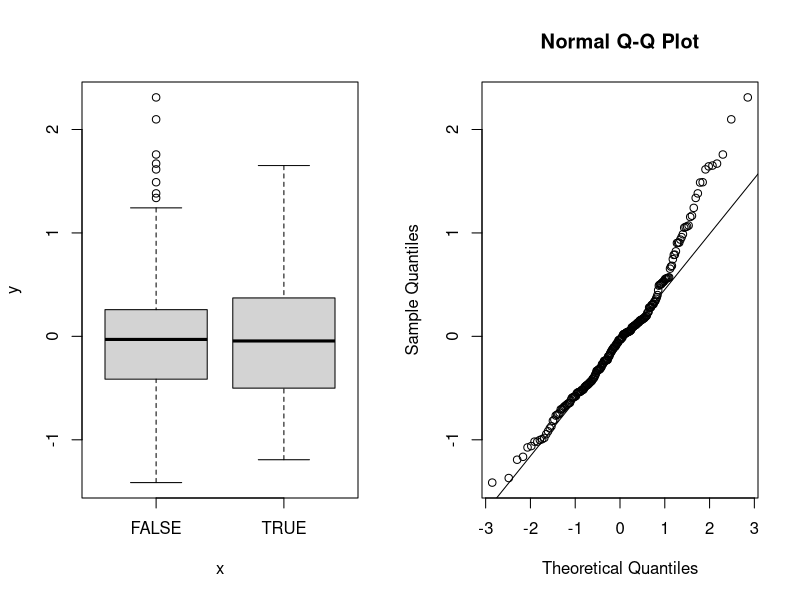
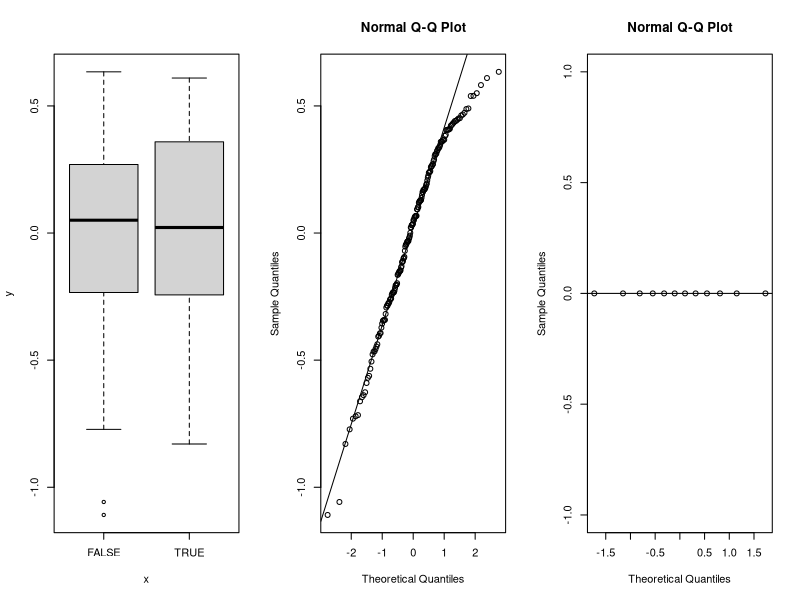
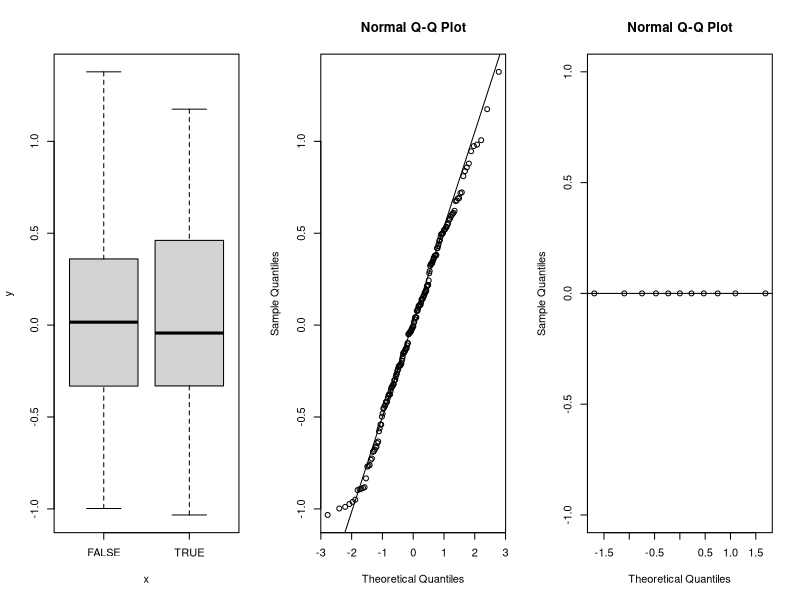
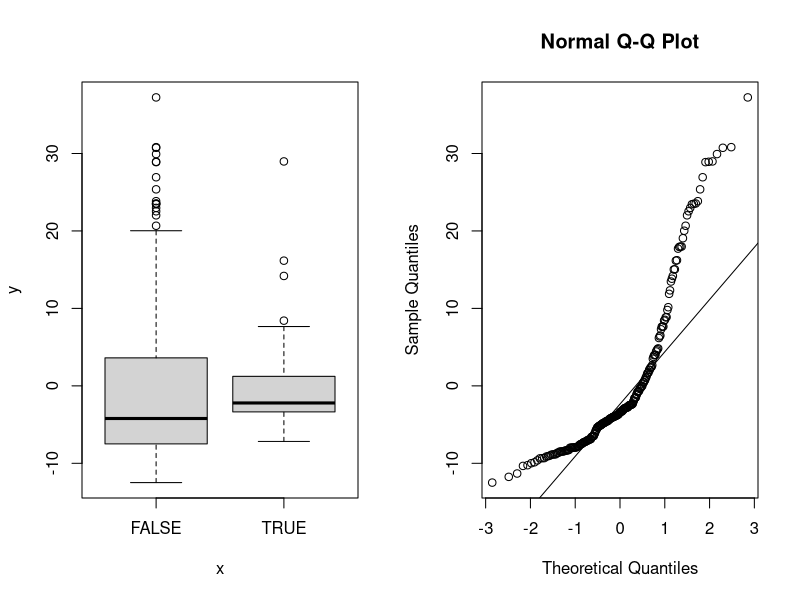
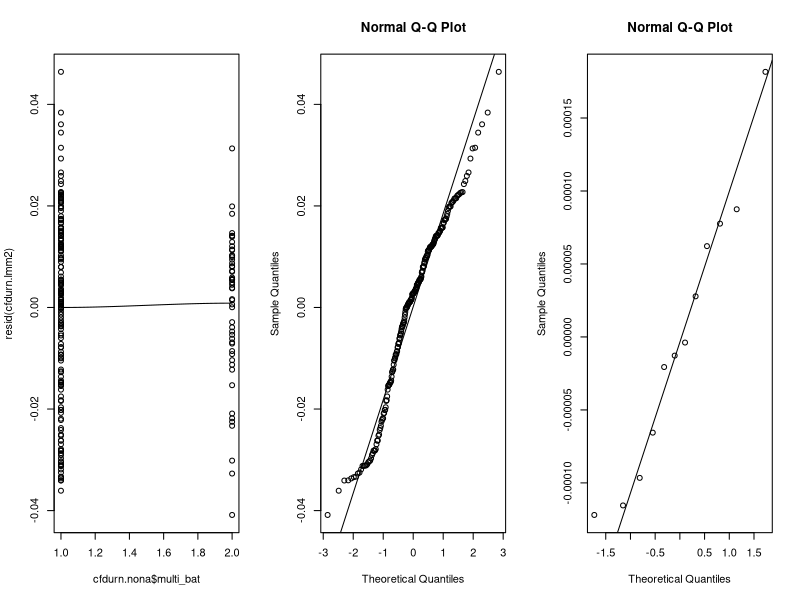
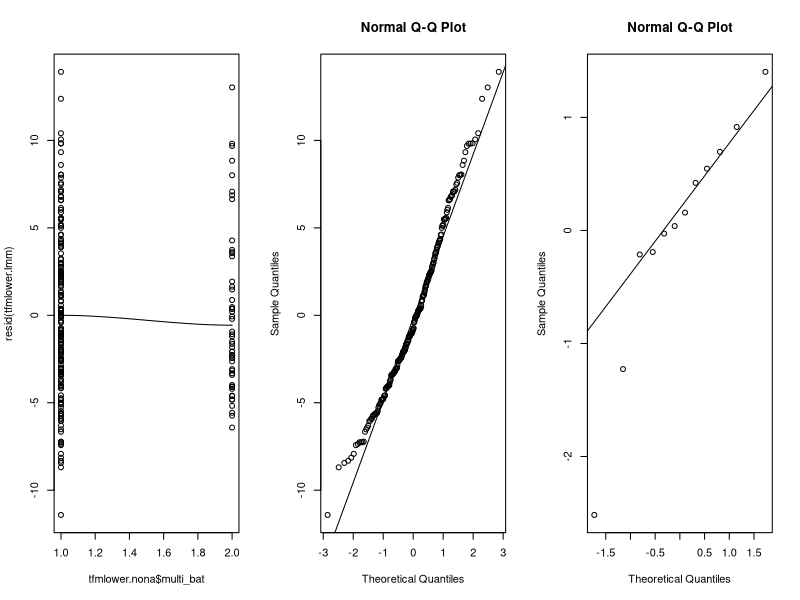
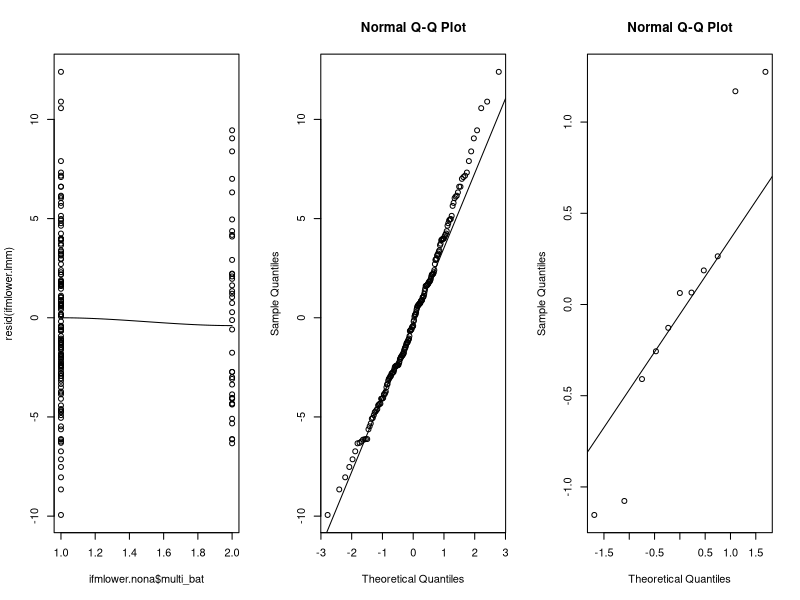
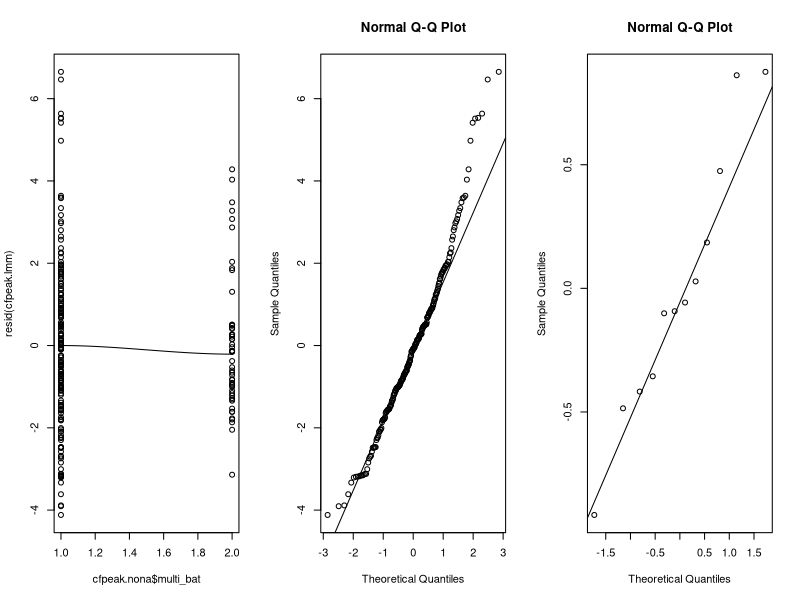

Write the R code that produced these figures, in order.
## ---- chunk 1

library(arm)
library(coda)
library(lme4)
library(stringi)
library(stringr)
set.seed(82319)
d <- read.csv('../individual_call_analysis/analysis/one_call_per_row_2020-12-17.csv')
# create a single/multi-bat categorical variable
d['multi_bat'] <- factor(d['num_bats']>1)
d['annot_id'] <- stri_sub(d$video_annot_id,8,-1)
d['annot_id'] <- str_replace_all(d$annot_id, '21502300','2123')
# sort the dataset by time first
time_ordering <- stri_order(d$annot_id,numeric=TRUE)
d_tordered <- d[time_ordering,]
# - is there an influence of the recording hour? 
split.and.join <- function(x){
  splitx <- str_split(x,'_')
  jointx <- paste(splitx[[1]][1],'_',splitx[[1]][2],sep='')
  jointx}
d_tordered$rechour <- sapply(d_tordered$annot_id,split.and.join)

# also scale up some of the measurements into more meaningful units
# -- here we'll multiply by 10^3 to convert s to ms
d_tordered$tfm_duration <- d_tordered$tfm_duration*10^3
d_tordered$ifm_duration <- d_tordered$ifm_duration*10^3
d_tordered$cf_duration <- d_tordered$cf_duration*10^3
# convert Hz to kHz
d_tordered$tfm_terminal_frequency <- d_tordered$tfm_terminal_frequency * 10^-3
d_tordered$ifm_terminal_frequency <- d_tordered$ifm_terminal_frequency * 10^-3
d_tordered$cf_peak_frequency <- d_tordered$cf_peak_frequency*10^-3
# number of simulations to get from the posterior distribution
num_post <- 5000
# convenience function 
get.hpd <- function(x,prange=0.93){HPDinterval(as.mcmc(x),prob=prange)}
## ---- chunk 2
tfmdurn.nona <- d_tordered[!is.na(d_tordered$tfm_duration),]
tfmdurn.formula <- formula(tfm_duration~multi_bat+(1|rechour))
tfmdurn.lmm <- lmer(tfmdurn.formula, data=tfmdurn.nona)
# perform residual analysis 
par(mfrow=c(1,2))
plot(tfmdurn.nona$multi_bat,resid(tfmdurn.lmm)) # the residuals seem to show no pattern between the explanatory variables
qqnorm(resid(tfmdurn.lmm));qqline(resid(tfmdurn.lmm))

# the top section of the qqplot shows some deviation - what if we get rid of the 'problematic' datapoints, and check if the estimates
# are affected
good_preds <- resid(tfmdurn.lmm)<=quantile(resid(tfmdurn.lmm),0.75)
tfmdurn.good <- tfmdurn.nona[good_preds,]
tfmdurn.lmm2 <- lmer(tfmdurn.formula, data=tfmdurn.good)

par(mfrow=c(1,3))
plot(tfmdurn.good$multi_bat,resid(tfmdurn.lmm2)) # the residuals seem to show no pattern between the explanatory variables
qqnorm(resid(tfmdurn.lmm2));qqline(resid(tfmdurn.lmm2))
qqnorm(ranef(tfmdurn.lmm)$rechour$`(Intercept)`);qqline(ranef(tfmdurn.lmm)$rechour$`(Intercept)`,main='random effects') 

## ---- chunk 3
tfmdurn.sim <- sim(tfmdurn.lmm, n.sim=num_post)
tfmdurn.fixefs.hpd <- round(apply(fixef(tfmdurn.sim),2,get.hpd),2)
tfmdurn.rel.increase <- (fixef(tfmdurn.sim)[,1]+fixef(tfmdurn.sim)[,2])/fixef(tfmdurn.sim)[,1]

tfmdurn.rel.hpd <- round(get.hpd(tfmdurn.rel.increase),2)
## ---- chunk 4
ifmdurn.nona <- d_tordered[!is.na(d_tordered$ifm_duration),]
ifmdurn.formula <- formula(ifm_duration~multi_bat+(1|rechour))
ifmdurn.lmm <- lmer(ifmdurn.formula, data=ifmdurn.nona)
# perform residual inspecition
par(mfrow=c(1,3))
plot(ifmdurn.nona$multi_bat,resid(ifmdurn.lmm)) # the residuals seem to show no pattern between the explanatory variables
qqnorm(resid(ifmdurn.lmm));qqline(resid(ifmdurn.lmm)) # the residuals fall very close to the qqline!
qqnorm(ranef(ifmdurn.lmm)$rechour$`(Intercept)`);qqline(ranef(ifmdurn.lmm)$rechour$`(Intercept)`,main='random effects') 

## ---- chunk 5
ifmdurn.sim <- sim(ifmdurn.lmm, n.sim=num_post)

ifmdurn.fixefs.hpd <- round(apply(fixef(ifmdurn.sim),2,get.hpd),2)
ifmdurn.rel.increase <- (fixef(ifmdurn.sim)[,1]+fixef(ifmdurn.sim)[,2])/fixef(ifmdurn.sim)[,1]
ifmdurn.rel.hpd <- round(get.hpd(ifmdurn.rel.increase),2)
## ---- chunk 6
cfdurn.nona <- d_tordered[!is.na(d_tordered$cf_duration),]
cfdurn.formula <- formula(cf_duration~multi_bat+(1|rechour))
cfdurn.lmm <- lmer(cfdurn.formula, data=cfdurn.nona)
# perform residual analysis 
par(mfrow=c(1,2))
plot(cfdurn.nona$multi_bat,resid(cfdurn.lmm)) # the residuals seem to show no pattern between the explanatory variables
qqnorm(resid(cfdurn.lmm));qqline(resid(cfdurn.lmm))


## ---- chunk 7
# having tried the ln and sqrt transformations, the inverse seems to work best:
# https://www.itl.nist.gov/div898/handbook/pmd/section6/pmd633.htm
cfdurn.nona$invcfdurn <- 1/(cfdurn.nona$cf_duration)
cfdurn.lmm2 <- lmer(invcfdurn~multi_bat+(1|rechour), data=cfdurn.nona)

par(mfrow=c(1,3))
scatter.smooth(cfdurn.nona$multi_bat,resid(cfdurn.lmm2)) # the residuals seem to show no pattern between the explanatory variables
qqnorm(resid(cfdurn.lmm2));qqline(resid(cfdurn.lmm2))
qqnorm(ranef(cfdurn.lmm2)$rechour$`(Intercept)`);qqline(ranef(cfdurn.lmm2)$rechour$`(Intercept)`,main='random effects') 


## ---- chunk 8

cfdurn.sim <- sim(cfdurn.lmm2, n.sim=num_post)

cfdurn.fixefs.hpd <- round(apply(fixef(cfdurn.sim),2,get.hpd),2)
cfdurn.means.multi <- round((1/(fixef(cfdurn.sim)[,1]+fixef(cfdurn.sim)[,2])),2)
cfdurn.means.single <- round((1/fixef(cfdurn.sim)[,1]),2)
cfdurn.rel.increase <- cfdurn.means.multi/cfdurn.means.single
cfdurn.diff <- cfdurn.means.multi-cfdurn.means.single
cfdurn.diff.hpd <- get.hpd(cfdurn.diff)


cfdurn.rel.hpd <- round(get.hpd(cfdurn.rel.increase),2)
cfdurn.mean.single <- round(mean(cfdurn.means.single),2)
cfdurn.single.hpd <- get.hpd(cfdurn.means.single)
cfdurn.mean.multi <- round(mean(cfdurn.means.multi),2)
cfdurn.multi.hpd <- get.hpd(cfdurn.means.multi)
## ---- chunk 9
tfmlower.nona <- d_tordered[!is.na(d_tordered$tfm_terminal_frequency),]
tfmlower.formula <- formula(tfm_terminal_frequency~multi_bat+(1|rechour))
tfmlower.lmm <- lmer(tfmlower.formula, data=tfmlower.nona)
# perform residual inspecition
par(mfrow=c(1,3))
scatter.smooth(tfmlower.nona$multi_bat,resid(tfmlower.lmm)) # the residuals seem to show no pattern between the explanatory variables
qqnorm(resid(tfmlower.lmm));qqline(resid(tfmlower.lmm)) 
qqnorm(ranef(tfmlower.lmm)$rechour$`(Intercept)`);qqline(ranef(tfmlower.lmm)$rechour$`(Intercept)`,main='random effects') 

## ---- chunk 10

tfmlower.sim <- sim(tfmlower.lmm, n.sim=num_post)

tfmlower.fixefs.hpd <- round(apply(fixef(tfmlower.sim),2,get.hpd),2)
tfmlower.fixefs.mean <- round(apply(fixef(tfmlower.sim),2,mean),2)
tfmlower.rel.increase <- (fixef(tfmlower.sim)[,1]+fixef(tfmlower.sim)[,2])/fixef(tfmlower.sim)[,1]
tfmlower.rel.hpd <- round(get.hpd(tfmlower.rel.increase),2)
## ---- chunk 11
ifmlower.nona <- d_tordered[!is.na(d_tordered$ifm_terminal_frequency),]
ifmlower.formula <- formula(ifm_terminal_frequency~multi_bat+(1|rechour))
ifmlower.lmm <- lmer(ifmlower.formula, data=ifmlower.nona)
# perform residual inspecition
par(mfrow=c(1,3))
scatter.smooth(ifmlower.nona$multi_bat,resid(ifmlower.lmm)) # the residuals seem to show no pattern between the explanatory variables
qqnorm(resid(ifmlower.lmm));qqline(resid(ifmlower.lmm)) 
qqnorm(ranef(ifmlower.lmm)$rechour$`(Intercept)`);qqline(ranef(ifmlower.lmm)$rechour$`(Intercept)`,main='random effects') 

## ---- chunk 12

ifmlower.sim <- sim(ifmlower.lmm, n.sim=num_post)

ifmlower.fixefs.hpd <- round(apply(fixef(ifmlower.sim),2,get.hpd),2)
ifmlower.fixefs.mean <- round(apply(fixef(ifmlower.sim),2,mean),2)
ifmlower.rel.increase <- (fixef(ifmlower.sim)[,1]+fixef(ifmlower.sim)[,2])/fixef(ifmlower.sim)[,1]
ifmlower.rel.hpd <- round(get.hpd(ifmlower.rel.increase),2)
## ---- chunk 13
cfpeak.nona <- d_tordered[!is.na(d_tordered$cf_peak_frequency),]
cfpeak.formula <- formula(cf_peak_frequency~multi_bat+(1|rechour))
cfpeak.lmm <- lmer(cfpeak.formula, data=cfpeak.nona)
# perform residual inspecition
par(mfrow=c(1,3))
scatter.smooth(cfpeak.nona$multi_bat,resid(cfpeak.lmm)) # the residuals seem to show no pattern between the explanatory variables
qqnorm(resid(cfpeak.lmm));qqline(resid(cfpeak.lmm)) 
qqnorm(ranef(cfpeak.lmm)$rechour$`(Intercept)`);qqline(ranef(cfpeak.lmm)$rechour$`(Intercept)`,main='random effects') 

## ---- chunk 14

cfpeak.sim <- sim(cfpeak.lmm, n.sim=num_post)

cfpeak.fixefs.hpd <- round(apply(fixef(cfpeak.sim),2,get.hpd),2)
cfpeak.fixefs.mean <- round(apply(fixef(cfpeak.sim),2,mean),2)
cfpeak.rel.increase <- (fixef(cfpeak.sim)[,1]+fixef(cfpeak.sim)[,2])/fixef(cfpeak.sim)[,1]
cfpeak.rel.hpd <- round(get.hpd(cfpeak.rel.increase),2)
## ---- chunk 15

tfmreclev.nona <- d_tordered[!is.na(d_tordered$tfm_dbrms),]
tfmreclev.formula <- formula(tfm_dbrms~multi_bat+(1|rechour))
tfmreclev.lmm <- lmer(tfmreclev.formula, data=tfmreclev.nona)
# perform residual inspecition
par(mfrow=c(1,3))
scatter.smooth(tfmreclev.nona$multi_bat,resid(tfmreclev.lmm)) # the residuals seem to show no pattern between the explanatory variables
qqnorm(resid(tfmreclev.lmm));qqline(resid(tfmreclev.lmm)) 
qqnorm(ranef(tfmreclev.lmm)$rechour$`(Intercept)`);qqline(ranef(tfmreclev.lmm)$rechour$`(Intercept)`) 


## ---- chunk 16

tfmreclev.sim <- sim(tfmreclev.lmm, n.sim=num_post)

tfmreclev.fixefs.hpd <- round(apply(fixef(tfmreclev.sim),2,get.hpd),2)
tfmreclev.fixefs.mean <- round(apply(fixef(tfmreclev.sim),2,mean),2)
tfmreclev.rel.increase <- (fixef(tfmreclev.sim)[,1]+fixef(tfmreclev.sim)[,2]) - fixef(tfmreclev.sim)[,1]
tfmreclev.rel.hpd <- round(get.hpd(tfmreclev.rel.increase),2)
## ---- chunk 17

ifmreclev.nona <- d_tordered[!is.na(d_tordered$ifm_dbrms),]
ifmreclev.formula <- formula(ifm_dbrms~multi_bat+(1|rechour))
ifmreclev.lmm <- lmer(ifmreclev.formula, data=ifmreclev.nona)
# perform residual inspecition
par(mfrow=c(1,3))
scatter.smooth(ifmreclev.nona$multi_bat,resid(ifmreclev.lmm)) 
qqnorm(resid(ifmreclev.lmm));qqline(resid(ifmreclev.lmm)) 
qqnorm(ranef(ifmreclev.lmm)$rechour$`(Intercept)`);qqline(ranef(ifmreclev.lmm)$rechour$`(Intercept)`,main='random effects') 

## ---- chunk 18

ifmreclev.sim <- sim(ifmreclev.lmm, n.sim=num_post)

ifmreclev.fixefs.hpd <- round(apply(fixef(ifmreclev.sim),2,get.hpd),2)
ifmreclev.fixefs.mean <- round(apply(fixef(ifmreclev.sim),2,mean),2)
ifmreclev.rel.increase <- (fixef(ifmreclev.sim)[,1]+fixef(ifmreclev.sim)[,2]) - fixef(ifmreclev.sim)[,1]
ifmreclev.rel.hpd <- round(get.hpd(ifmreclev.rel.increase),2)
## ---- chunk 19

cfreclev.nona <- d_tordered[!is.na(d_tordered$cf_dbrms),]
cfreclev.formula <- formula(cf_dbrms~multi_bat+(1|rechour))
cfreclev.lmm <- lmer(cfreclev.formula, data=cfreclev.nona)
# perform residual inspecition
par(mfrow=c(1,3))
scatter.smooth(cfreclev.nona$multi_bat,resid(cfreclev.lmm)) 
qqnorm(resid(cfreclev.lmm));qqline(resid(cfreclev.lmm)) 
qqnorm(ranef(cfreclev.lmm)$rechour$`(Intercept)`);qqline(ranef(cfreclev.lmm)$rechour$`(Intercept)`) 

## ---- chunk 20

cfreclev.sim <- sim(cfreclev.lmm, n.sim=num_post)

cfreclev.fixefs.hpd <- round(apply(fixef(cfreclev.sim),2,get.hpd),2)
cfreclev.fixefs.mean <- round(apply(fixef(cfreclev.sim),2,mean),2)
cfreclev.rel.increase <- (fixef(cfreclev.sim)[,1]+fixef(cfreclev.sim)[,2]) - fixef(cfreclev.sim)[,1]
cfreclev.rel.hpd <- round(get.hpd(cfreclev.rel.increase),2)
## ---- chunk 21

d_tordered$tfm_cf <- d_tordered$tfm_dbrms-d_tordered$cf_dbrms
tfmcf.nona <- d_tordered[!is.na(d_tordered$tfm_cf),]
tfmcfreclev.nona <- d_tordered[!is.na(d_tordered$tfm_cf),]
tfmcfreclev.formula <- formula(tfm_cf~multi_bat+(1|rechour))
tfmcfreclev.lmm <- lmer(tfmcfreclev.formula, data=tfmcfreclev.nona)
# perform residual inspecition
par(mfrow=c(1,3))
scatter.smooth(tfmcfreclev.nona$multi_bat,resid(tfmcfreclev.lmm)) 
qqnorm(resid(tfmcfreclev.lmm));qqline(resid(tfmcfreclev.lmm)) 
qqnorm(ranef(tfmcfreclev.lmm)$rechour$`(Intercept)`);qqline(ranef(tfmcfreclev.lmm)$rechour$`(Intercept)`,main='random effects') 

## ---- chunk 22

tfmcfreclev.sim <- sim(tfmcfreclev.lmm, n.sim=num_post)

tfmcfreclev.fixefs.hpd <- round(apply(fixef(tfmcfreclev.sim),2,get.hpd),2)
tfmcfreclev.fixefs.mean <- round(apply(fixef(tfmcfreclev.sim),2,mean),2)
tfmcfreclev.rel.increase <- (fixef(tfmcfreclev.sim)[,1]+fixef(tfmcfreclev.sim)[,2]) - fixef(tfmcfreclev.sim)[,1]
tfmcfreclev.rel.hpd <- round(get.hpd(tfmcfreclev.rel.increase),2)
## ---- chunk 23

d_tordered$ifm_cf <- d_tordered$ifm_dbrms-d_tordered$cf_dbrms
ifmcf.nona <- d_tordered[!is.na(d_tordered$ifm_cf),]
ifmcfreclev.nona <- d_tordered[!is.na(d_tordered$ifm_cf),]
ifmcfreclev.formula <- formula(ifm_cf~multi_bat+(1|rechour))
ifmcfreclev.lmm <- lmer(ifmcfreclev.formula, data=ifmcfreclev.nona)
# perform residual inspecition
par(mfrow=c(1,3))
scatter.smooth(ifmcfreclev.nona$multi_bat,resid(ifmcfreclev.lmm)) 
qqnorm(resid(ifmcfreclev.lmm));qqline(resid(ifmcfreclev.lmm)) 
qqnorm(ranef(ifmcfreclev.lmm)$rechour$`(Intercept)`);qqline(ranef(ifmcfreclev.lmm)$rechour$`(Intercept)`,main='random effects') 

## ---- chunk 24

ifmcfreclev.sim <- sim(ifmcfreclev.lmm, n.sim=num_post)

ifmcfreclev.fixefs.hpd <- round(apply(fixef(ifmcfreclev.sim),2,get.hpd),2)
ifmcfreclev.fixefs.mean <- round(apply(fixef(ifmcfreclev.sim),2,mean),2)
ifmcfreclev.rel.increase <- (fixef(ifmcfreclev.sim)[,1]+fixef(ifmcfreclev.sim)[,2]) - fixef(ifmcfreclev.sim)[,1]
ifmcfreclev.rel.hpd <- round(get.hpd(ifmcfreclev.rel.increase),2)
## ---- chunk 25
d_tordered$tfm_bw <- d_tordered$cf_peak_frequency-d_tordered$tfm_terminal_frequency
tfmbw.nona <- d_tordered[!is.na(d_tordered$tfm_bw),]
tfmbw.formula <- formula(tfm_bw~multi_bat+(1|rechour))
tfmbw.lmm <- lmer(tfmbw.formula, data=tfmbw.nona)
# perform residual inspecition
par(mfrow=c(1,3))
scatter.smooth(tfmbw.nona$multi_bat,resid(tfmbw.lmm)) 
qqnorm(resid(tfmbw.lmm));qqline(resid(tfmbw.lmm)) 
qqnorm(ranef(tfmbw.lmm)$rechour$`(Intercept)`);qqline(ranef(tfmbw.lmm)$rechour$`(Intercept)`,main='random effects') 

## ---- chunk 26

tfmbw.sim <- sim(tfmbw.lmm, n.sim=num_post)

tfmbw.fixefs.hpd <- round(apply(fixef(tfmbw.sim),2,get.hpd),2)
tfmbw.fixefs.mean <- round(apply(fixef(tfmbw.sim),2,mean),2)
tfmbw.rel.increase <- (fixef(tfmbw.sim)[,1]+fixef(tfmbw.sim)[,2])/fixef(tfmbw.sim)[,1]
tfmbw.rel.hpd <- round(get.hpd(tfmbw.rel.increase),2)
## ---- chunk 27
d_tordered$ifm_bw <- d_tordered$cf_peak_frequency-d_tordered$ifm_terminal_frequency
ifmbw.nona <- d_tordered[!is.na(d_tordered$ifm_bw),]
ifmbw.formula <- formula(ifm_bw~multi_bat+(1|rechour))
ifmbw.lmm <- lmer(ifmbw.formula, data=ifmbw.nona)
# perform residual inspecition
par(mfrow=c(1,3))
scatter.smooth(ifmbw.nona$multi_bat,resid(ifmbw.lmm)) 
qqnorm(resid(ifmbw.lmm));qqline(resid(ifmbw.lmm)) 
qqnorm(ranef(ifmbw.lmm)$rechour$`(Intercept)`);qqline(ranef(ifmbw.lmm)$rechour$`(Intercept)`,main='random effects') 

## ---- chunk 28

ifmbw.sim <- sim(ifmbw.lmm, n.sim=num_post)

ifmbw.fixefs.hpd <- round(apply(fixef(ifmbw.sim),2,get.hpd),2)
ifmbw.fixefs.mean <- round(apply(fixef(ifmbw.sim),2,mean),2)
ifmbw.rel.increase <- (fixef(ifmbw.sim)[,1]+fixef(ifmbw.sim)[,2])/fixef(ifmbw.sim)[,1]
ifmbw.rel.hpd <- round(get.hpd(ifmbw.rel.increase),2)
## ---- chunk 29
# save the same table above as a csv file  with additional columns
component <- c(rep(c('CF','tFM','iFM'),3),'tFM-CF','iFM-CF','tFM','iFM')
parameter <- c(rep('Duration, ms',3), 'Peak frequency, kHz',
               rep('Lower frequency, kHz',2), rep('Amplitude, dB rms',3),
               'Ratio, dB', 'Ratio, dB', rep('Bandwidth',2))
diff.mean <- rbind(cfdurn.diff.hpd,            tfmdurn.fixefs.hpd[,2],     ifmdurn.fixefs.hpd[,2],
                   cfpeak.fixefs.hpd[,2],      tfmlower.fixefs.hpd[,2],    ifmlower.fixefs.hpd[,2],
                   cfreclev.fixefs.hpd[,2],    tfmreclev.fixefs.hpd[,2],   ifmreclev.fixefs.hpd[,2],
                   tfmcfreclev.fixefs.hpd[,2], ifmcfreclev.fixefs.hpd[,2], 
                   tfmbw.fixefs.hpd[,2],ifmbw.fixefs.hpd[,2])
all.ind.summary <- cbind(component, parameter, diff.mean)
row.names(all.ind.summary)[1]<-""
write.csv(all.ind.summary,'all_ind_summary.csv')
## ---- chunk 30
# write the table into a csv file:
summary.data <- data.frame(matrix(ncol=5,nrow=13))
colnames(summary.data) <- c('param.name','diff.lower','diff.upper','reldiff.lower','reldiff.upper')
summary.data$param.name <- c('CF duration (ms)','tFM duration (ms)','iFM duration (ms)','CF peak frequency (kHz)',
                             'tFM lower frequency (kHz)','iFM lower frequency (kHz)','CF level (dB rms)',
                             'tFM level (dB rms)','iFM level (dB rms)',
                             'tFM-CF ratio (dB)','iFM-CF ratio (dB)',
                             'tFM bandwidth (kHz)','iFM bandwidth (kHz)')

#diff.hpds <- list(cfdurn.diff.hpd,tfmdurn.fixefs.hpd,ifmdurn.fixefs.hpd,
#                  cfpeak.fixefs.hpd, tfmlower.fixefs.hpd, ifmlower.fixefs.hpd,
#                  cfreclev.fixefs.hpd ,tfmreclev.fixefs.hpd, ifmreclev.fixefs.hpd,
#                  tfmcfreclev.fixefs.hpd, ifmcfreclev.fixefs.hpd,
#                  tfmbw.fixefs.hpd, ifmbw.fixefs.hpd)

#rel.hpds <- list(cfdurn.rel.hpd, tfmdurn.rel.hpd,ifmdurn.rel.hpd,
#                 cfpeak.rel.hpd, tfmlower.rel.hpd, ifmlower.rel.hpd,
#                 )
#summary.data$diff.lower <- as.vector(lapply(diff.hpds, function(X){if (all(dim(X)==c(1,2))){X[1]} else {X[1,2]}}))
#summary.data$diff.upper <- as.vector(lapply(diff.hpds, function(X){if (all(dim(X)==c(1,2))){X[2]} else {X[2,2]}}))

#write.csv(summary.data,'lmm_table_data.csv')
## ---- chunk 31
sessionInfo()
